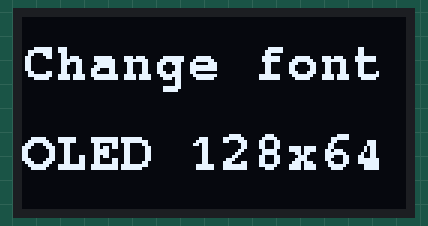
Recording of a sketch running on a simulated Arduino Uno, built with avr-gcc and run on an emulated ATmega328P. Parts: 128×64 one-colour display.

Above: at 0.1 s.

The sketch:

Example03.ino
```cpp
#include <Wire.h>
#include <SPI.h>
#include <Adafruit_GFX.h>
#include <Adafruit_SSD1306.h>
#include <Fonts/FreeMonoBold9pt7b.h>  //include font MonoBold size 9pt7b
Adafruit_SSD1306 OLED(-1);
void setup() {
  OLED.setFont(&FreeMonoBold9pt7b); // Use font from file include
  OLED.begin(SSD1306_SWITCHCAPVCC,0x3C); // initialize with the I2C addr 0x3C (for the 128x64)
}
void loop(){
  OLED.clearDisplay();
  OLED.setTextColor(WHITE,BLACK);   //Text is white ,background is black
  OLED.setCursor(0,20);
  OLED.setTextSize(1);
  OLED.println("Change font");
  OLED.setCursor(0,50);
  OLED.print("OLED 128x64");
  OLED.display(); //
  delay(250);
}
```
